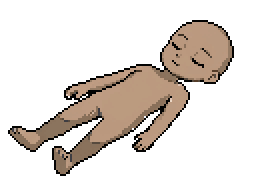
#> input picture CreateSprites/scratch/lie_sprites/A_clean_0.png, 128 x 96 px (shown 2 times larger)
$ python strip_face.py
#> lines starting #> are read from the running program, lines starting #| are printed output that depends on the picture
"""Removes the baked-in facial features from the lying bodies: inside the head, dark interior
pixels (eyes, brows, nose, mouth lines) are inpainted from the surrounding skin. The head
outline and the ears (within 2px of the silhouette edge) are left untouched."""
import os
from PIL import Image

OUT = os.path.dirname(os.path.abspath(__file__))
HEADS = {"A_clean_0.png": ((98, 24), 21), "B_fix_0.png": ((31, 75), 21)}

def lum(p): return 0.299 * p[0] + 0.587 * p[1] + 0.114 * p[2]

def edge_dist(px, w, h, x, y, maxd=3):
    for d in range(1, maxd + 1):
        for dx in range(-d, d + 1):
            for dy in range(-d, d + 1):
                X, Y = x + dx, y + dy
                if not (0 <= X < w and 0 <= Y < h) or px[X, Y][3] == 0:
                    return d
    return maxd + 1

def strip(name, center, r):
#> called with name = 'A_clean_0.png', center = (98, 24), r = 21
    im = Image.open(os.path.join(OUT, name)).convert("RGBA"); px = im.load(); w, h = im.size
#> in strip, im is the input picture: PIL image 128x96 RGBA; mean R, G, B, A 38.6, 31.8, 26.3, 66.7
#> after `w, h = im.size`: w = 128; h = 96
    head = [(x, y) for y in range(h) for x in range(w)
            if px[x, y][3] and (x - center[0]) ** 2 + (y - center[1]) ** 2 <= r * r]
#> head = 928 pairs, first value 80 to 116, second value 10 to 44
    interior = [p for p in head if edge_dist(px, w, h, *p) > 2]
#> interior = 664 pairs, first value 82 to 114, second value 12 to 41
    skin = sorted(lum(px[p]) for p in interior)
#> skin = 664 values from 1 to 167.6
    ref = skin[len(skin) // 2]                      # median skin luminance of the face
#> ref = 159.7
    holes = {p for p in interior if lum(px[p]) < ref * 0.80}
#> holes = 70 items
    # inpaint from the outside in, averaging already-valid neighbours
    while holes:
        filled = {}
        for x, y in holes:
            nb = [px[x + dx, y + dy] for dx in (-1, 0, 1) for dy in (-1, 0, 1)
                  if (dx or dy) and (x + dx, y + dy) not in holes and px[x + dx, y + dy][3]]
            if len(nb) >= 3:
                filled[(x, y)] = tuple(round(sum(c[i] for c in nb) / len(nb)) for i in range(3)) + (255,)
        if not filled:
            break
        for p, c in filled.items():
            px[p] = c
        holes -= filled.keys()
#> this loop made 2 passes
    return im

if __name__ == "__main__":
    for name, (c, r) in HEADS.items():
        out = strip(name, c, r)
        out.save(os.path.join(OUT, name.replace(".png", "_noface.png")))
    a = Image.open(os.path.join(OUT, "A_clean_0_noface.png")); b = Image.open(os.path.join(OUT, "B_fix_0_noface.png"))
    s = Image.new("RGBA", (128 * 2 + 10, 96), (58, 56, 70, 255))
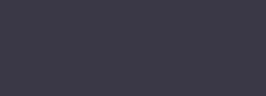
#> s: PIL image 266x96 RGBA; mean R, G, B, A 58, 56, 70, 255
    s.alpha_composite(a, (0, 0)); s.alpha_composite(b, (138, 0))
#> after `s.alpha_composite(a, (0, 0))`:
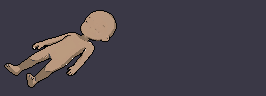
#> s: PIL image 266x96 RGBA; mean R, G, B, A 69.5, 64.5, 74, 255
#> after `s.alpha_composite(b, (138, 0))`:
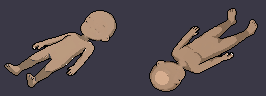
#> s: PIL image 266x96 RGBA; mean R, G, B, A 81.6, 73, 77.7, 255
    s.resize((s.width * 4, s.height * 4), Image.NEAREST).save(os.path.join(OUT, "_noface.png"))
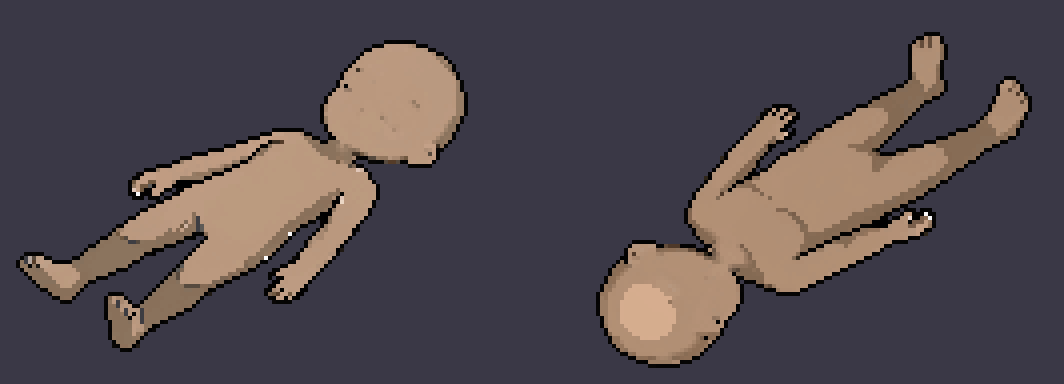
#> saved as _noface.png: PIL image 1064x384 RGBA; mean R, G, B, A 81.6, 73, 77.7, 255
